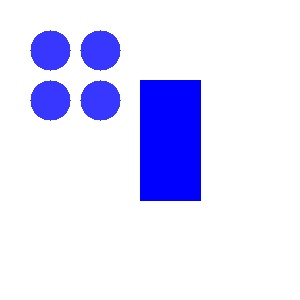
#> input picture day4/images/shapes.jpg, 300 x 300 px, found by its file name
$ python shapeDetection.py
#> lines starting #> are read from the running program, lines starting #| are printed output that depends on the picture; after the words box and inside, x2 and y2 are one past the last pixel; in counts of white or black regions, pixels touching at a corner belong together
import cv2
import numpy as np

image = cv2.imread("day4/images/shapes.jpg")
#> image is the input picture: shape (300, 300, 3); mean B, G, R 254.1, 222.9, 222.9

gray = cv2.cvtColor(image, cv2.COLOR_BGR2GRAY)
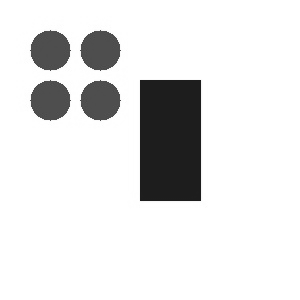
#> gray: shape (300, 300); min 26, max 255, mean 226.4

_, thresh = cv2.threshold(gray, 127, 255, cv2.THRESH_BINARY)
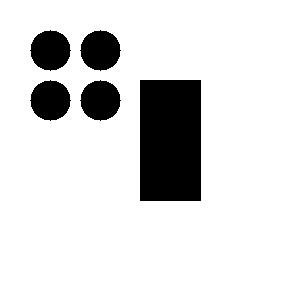
#> thresh: shape (300, 300); 86.2% white; 5 black regions, box (x1, y1, x2, y2) and area: (140, 80, 201, 201) 7381, (30, 30, 71, 71) 1257, (80, 30, 121, 71) 1257, (30, 80, 71, 121) 1257, (80, 80, 121, 121) 1257

thresh = cv2.bitwise_not(thresh)
#> thresh: shape (300, 300); 13.8% white; 5 white regions
#Looking for white shapes, not black shapes, that is why I bitwise not the entire thresh canvas
contours, _ = cv2.findContours(thresh, cv2.RETR_EXTERNAL, cv2.CHAIN_APPROX_SIMPLE)
#> contours = 5 contours; box (x1, y1, x2, y2) and area: (140, 80, 201, 201) 7200, (80, 80, 121, 121) 1200, (30, 80, 71, 121) 1200, (80, 30, 121, 71) 1200, (30, 30, 71, 71) 1200

output = image.copy()

gray_3ch = cv2.cvtColor(gray, cv2.COLOR_GRAY2BGR)
thresh_3ch = cv2.cvtColor(thresh, cv2.COLOR_GRAY2BGR)

stack = np.hstack([gray_3ch, thresh_3ch])
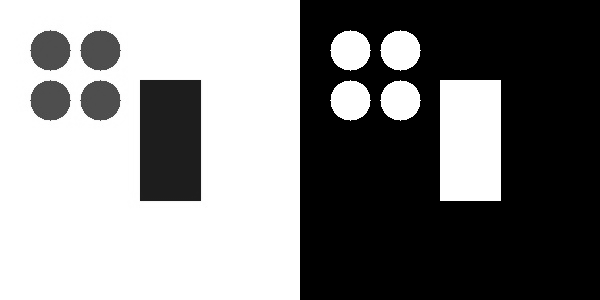
#> stack: shape (300, 600, 3); min 0, max 255, mean 130.8


#approximate the shapes
for cnt in contours:
    area = cv2.contourArea(cnt)
    if area < 500: #skips small stuff
        continue


    #Get bounding box
    x, y, w, h = cv2.boundingRect(cnt)

    #approximate the shape
    peri = cv2.arcLength(cnt, True)
    approx = cv2.approxPolyDP(cnt, 0.02 * peri, True)

    #identify shape
    corners = len(approx)
    shape = "Undefined"
    if corners == 3:
        shape = "Triangle"
    if corners == 4:
        shape = "Rectangle"
    if corners > 5:
        shape = "Circle"

    cv2.drawContours(output, [approx], -1, (0,255, 0), 2)
    cv2.putText(output, shape, (x,y + h +10), cv2.FONT_HERSHEY_SIMPLEX, 0.5, (0,0, 255), 2)
#> this loop made 5 passes
#> (area, x, y, w, h, peri, approx, corners) on pass 1: (7200, 140, 80, 61, 121, 360, [[140, 80], [140, 200], [200, 200], [200, 80]], 4)
#> (area, x, y, w, h, peri, corners, shape) on passes 2 to 5: (1200, 80, 80, 41, 41, 131.9, 8, 'Circle'), (1200, 30, 80, 41, 41, 131.9, 8, 'Circle'), (1200, 80, 30, 41, 41, 131.9, 8, 'Circle'), (1200, 30, 30, 41, 41, 131.9, 8, 'Circle')
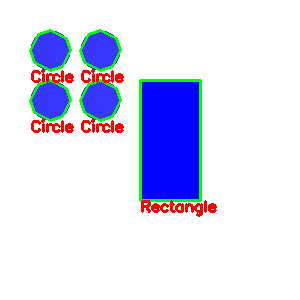
#> output: shape (300, 300, 3); 4.5% of pixels changed, all inside (x1, y1, x2, y2) = (29, 29, 217, 217)


cv2.imshow("Stack", stack)
cv2.imshow("Contours", output)
cv2.waitKey(0)
cv2.destroyAllWindows()
